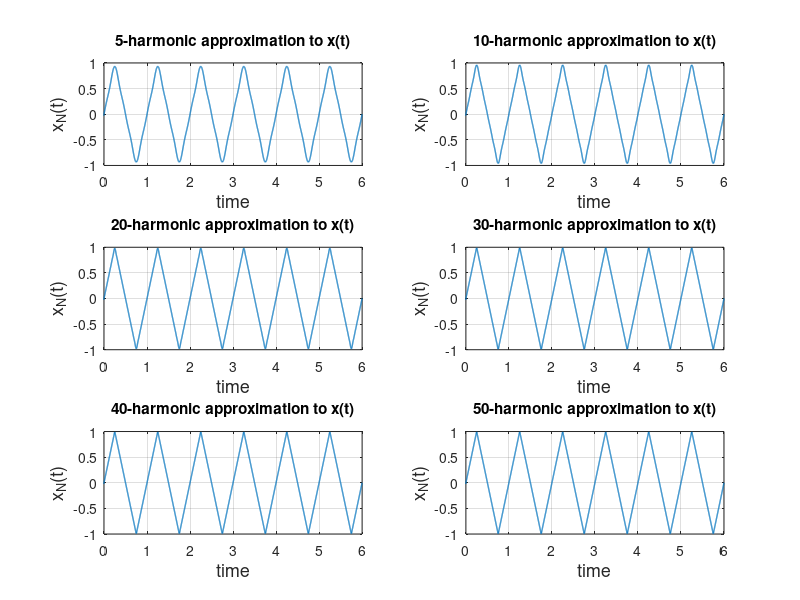

Reproduce this figure in MATLAB.
% SNS LAB 07



% TASK 1

% % clc; clear; close all 
% % Set the dc term "a0". 
% % a0 = 1/3;
% % Define number of terms
% % realization_N = [10,20,50,100,150,200];
% % len = length(realization_N);
% % maxi = max(realization_N);
% % ak_vec = zeros(len,maxi);
% % Set TFS coefficients.
% % for i = 1:len
% %     k = 1:realization_N(i);
% %     ak_vec(i, 1:realization_N(i)) = 2*sin(pi*k/3)./(pi*k);
% % end
% % Create a vector of time instants. 
% % t = [-2:1/realization_N(end)/10:6];
% % Set the fundamental frequency.
% % TO = 3;
% % omg0 = 2*pi/TO;
% % Compute an approximation to signa 
% % using up to N-th harmonic.
% % for i = 1:len
% %     N = realization_N(i);
% %     ak = ak_vec(i,1:N);
% %     xtN = a0;
% %     for kk=1:N,
% %         xtN = xtN + ak(kk)*cos(kk*omg0*t); 
% %     end
% % Plot Nth-harmonic approximation. 
% %     subplot(3,2,i);
% %     plot(t, xtN,'linewidth',1);
% %     grid on; xlabel('time', 'Fontsize', 13); ylabel('x_N(t)', 'Fontsize',13)
% %     title ([num2str(N)....
% %     '-harmonic approximation to x(t)']);
% % 
% % end




% % TASK 2
% realization_N = [10,20,50,100,150,200];
% len = length(realization_N);
% a0 = 1/3;
% TO = 3;
% omg0 = 2*pi/TO;
% t = [-2:1/realization_N(end)/10:6];
% for i = 1:len
%      N = realization_N(i);
%      k = 1:N;
%      ak = 2*sin(pi*k/3)./(pi*k);
%      dk = abs(ak);
%      bk = 0;
%      theta = zeros(1,N);
%      for p = 1:N
%          if ak(p)   < 0
%              theta(p) = pi;
%          else
%              theta(p) = 0;
%          end
%      end
%      xtN = a0;
%      for kk = 1:N
%          xtN = xtN + dk(kk)*(cos((kk*omg0*t)-theta(kk)));
%      end
%  subplot(3,2,i)
%  plot(t, xtN,'linewidth',1);
%  grid on; xlabel('time', 'Fontsize', 13); ylabel('x_N(t)', 'Fontsize',13)
%  title([num2str(N)....
%  '-harmonic approximation to x(t)']);
% end



% % % TASK 3
% % realization_N = [5,10,20,30,40,50];
% % len = length(realization_N);
% % a = 1;
% % a0 = a/2;
% % TO = 3;
% % omg0 = 2*pi/TO;
% % t = -2:1/realization_N(end)/10:6;
% % for i = 1:len
% %      N = realization_N(i);
% %      k = 1:N;
% %      ak = 2*a.*((sin(2*pi.*k)./(2*pi.*k))+((cos(2*pi.*k)-1)./(4*pi*pi.*k.*k)));
% %      bk = 2*a.*((sin(2*pi.*k)./(4*pi*pi.*k.*k))-((cos(2*pi.*k))./(2*pi.*k)));
% %      dk = sqrt((ak.*ak)+(bk.*bk));
% %      theta = zeros(1,N);
% %      for p = 1:N
% %         theta(p) = atan2(bk(p),ak(p));
% %      end
% %      xtN = a0;
% %      for kk = 1:N
% %          xtN = xtN + dk(kk).*(cos((kk*omg0*t)-theta(kk)));
% %      end
% %  subplot(3,2,i)
% %  plot(t, xtN,'linewidth',1);
% %  grid on; xlabel('time', 'Fontsize', 13); ylabel('x_N(t)', 'Fontsize',13)
% %  title([num2str(N)....
% %  '-harmonic approximation to x(t)']);
% % end
%           
% 
% % TASK 4
% realization_N = [5,10,20,30,40,50];
% len = length(realization_N);
% a0 = 1/pi;
% TO = 1;
% omg0 = 2*pi/TO;
% t = -2:1/realization_N(end)/10:6;
% for i = 1:len
%      N = realization_N(i);
% 
%      xtN = a0;
%      for kk = 1:N
%               if (mod(kk,2)) == 0
%                 ak = -2/(pi*((kk.*kk)-1));
%               else
%                 ak = 0;
%               end
%               if kk == 1
%                 bk = 0.5;
%               else
%                 bk = 0;
%               end
% 
%      dk = sqrt((ak.*ak)+(bk.*bk));
%      theta =  atan2(bk,ak);
%      xtN = xtN + dk.*(cos((kk*omg0*t)-theta));
%      end
%  subplot(3,2,i)
%  plot(t, xtN,'linewidth',1);
%  xlim([0 2])
%  grid on; xlabel('time', 'Fontsize', 13); ylabel('x_N(t)', 'Fontsize',13)
%  title([num2str(N)....
%  '-harmonic approximation to x(t)']);
% end




% % TASK 5
% realization_N = [5,10,20,30,40,50];
% len = length(realization_N);
% for z = 1: len
%     N = realization_N(z);
%     a0 = 1/2; % Setting the dc term "a0".
%     %Obtaining plots for realizations of signal 𝑥(𝑡) with 𝑁=20  
%     k = 1:N; % Setting TFS coefficients.  
%     T0 = 2;  % Setting the fundamental frequency.
%     t = -2:1/N/10:6;  % Create a vector of time instants.
%     bk=0;
%     xtN = a0;
%     omg0 = 2*pi/T0; 
%     m=1;
%     zer = zeros(1,N);
%     curr = 2;
%     for j= 1:N
%         if j == curr
%             zer(j) = curr;
%             curr = curr +  4;
%         end
%     end
%     
%     for i = 1:N
%         k = zer(i);
%         if k ~= 0
%             ak = ((4*m) / (k*k*pi*pi))*((2*cos((k*pi)/2)) - cos(k*pi) -1);
%             dk = (-ak);
%             theta =  atan2(bk,ak);
%             xtN = (xtN + dk.*(cos((k*omg0*t)-theta)));
%         end
%     end
%     % Plotting Nth-harmonic approximation.
%     subplot(3,2,z);
%     plot(t, xtN, 'linewidth',1);  
%     grid on;
%     xlabel('time','Fontsize',13); 
%     ylabel('x\_N(t)','Fontsize',13); 
%     xlim([-2 2])
%     title([num2str(N) ... 
%         '-harmonic approximation to x(t)']);
% end



% TASK POSTLAB
% realization_N = [5,10,20,30,40,50];
% len = length(realization_N);
% for z = 1: len
%     N = realization_N(z);
%     a0 = 1/2; % Setting the dc term "a0".
%     %Obtaining plots for realizations of signal 𝑥(𝑡) with 𝑁=20  
%     k = 1:N; % Setting TFS coefficients.  
%     T0 = 2;  % Setting the fundamental frequency.
%     t = -2:1/N/10:6;  % Create a vector of time instants.
%     bk=0;
%     xtN = a0;
%     omg0 = 2*pi/T0; 
%     m=1;
%     zer = zeros(1,N);
%     curr = 2;
%     for j= 1:N
%         if j == curr
%             zer(j) = curr;
%             curr = curr +  4;
%         end
%     end
%     
%     for i = 1:N
%         k = zer(i);
%         if k ~= 0
%             ak = ((4*m) / (k*k*pi*pi))*((2*cos((k*pi)/2)) - cos(k*pi) -1);
%             dk = (-ak);
%             theta =  atan2(bk,ak);
%             xtN = (xtN + dk.*(cos((k*omg0*t)-theta)));
%         end
%     end
%     % Plotting Nth-harmonic approximation.
%     subplot(3,2,z);
%     plot(t, xtN, 'linewidth',1);  
%     grid on;
%     xlabel('time','Fontsize',13); 
%     ylabel('x\_N(t)','Fontsize',13); 
%     xlim([-2 2])
%     title([num2str(N) ... 
%         '-harmonic approximation to x(t)']);
% end


% % POSTLAB Q2
% realization_N = [5,10,20,30,40,50];
% len = length(realization_N);
% a = 1;
% a0 = a/2;
% TO = 3;
% omg0 = 2*pi/TO;
% t = -2:1/realization_N(end)/10:6;
% for i = 1:len
%      N = realization_N(i);
%      xtN = a0;
%      for k = 1:N
%         ak = 2*a.*((sin(2*pi.*k)./(2*pi.*k))+((cos(2*pi.*k)-1)./(4*pi*pi.*k.*k)));
%         bk = 2*a.*((sin(2*pi.*k)./(4*pi*pi.*k.*k))-((cos(2*pi.*k))./(2*pi.*k)));
%         c_k = (1/2) * (ak-(bk.*1j));
%         
%         xtN = xtN + (c_k).*(exp(1j.*k.*omg0.*t));
%      end
%  subplot(3,2,i)
%  plot(t, xtN,'linewidth',1);
%  grid on; xlabel('time', 'Fontsize', 13); ylabel('x_N(t)', 'Fontsize',13)
%  title([num2str(N)....
%  '-harmonic approximation to x(t)']);
% end


% POSTLAB 1(b)

realization_N = [5,10,20,30,40,50];
len = length(realization_N);
a = 1;
a0 = 0;
TO = 1;
omg0 = 2*pi/TO;
t = -2:1/realization_N(end)/10:6;
for i = 1:len
     N = realization_N(i);
     xtN = a0;
     for k = 1:N
        bk = -((32 * (sin((pi*k)/4))^3) * cos((pi * k)/4) * cos(pi * k))/(pi^2 * k^2);
        ak = (16 * (sin((pi * k)/4))^2 * sin((pi*k)/2) * sin(pi*k))/(pi^2 * k^2);
        dk = sqrt(ak^2 + bk^2);
        theta_k = atan2(bk, ak);
        xtN = xtN +  dk * cos(k * omg0 * t - theta_k);
     end
 subplot(3,2,i)
 plot(t, xtN,'linewidth',1);
 grid on; xlabel('time', 'Fontsize', 13); ylabel('x_N(t)', 'Fontsize',13)
 xlim([0 6])
 title([num2str(N)....
 '-harmonic approximation to x(t)']);
end























